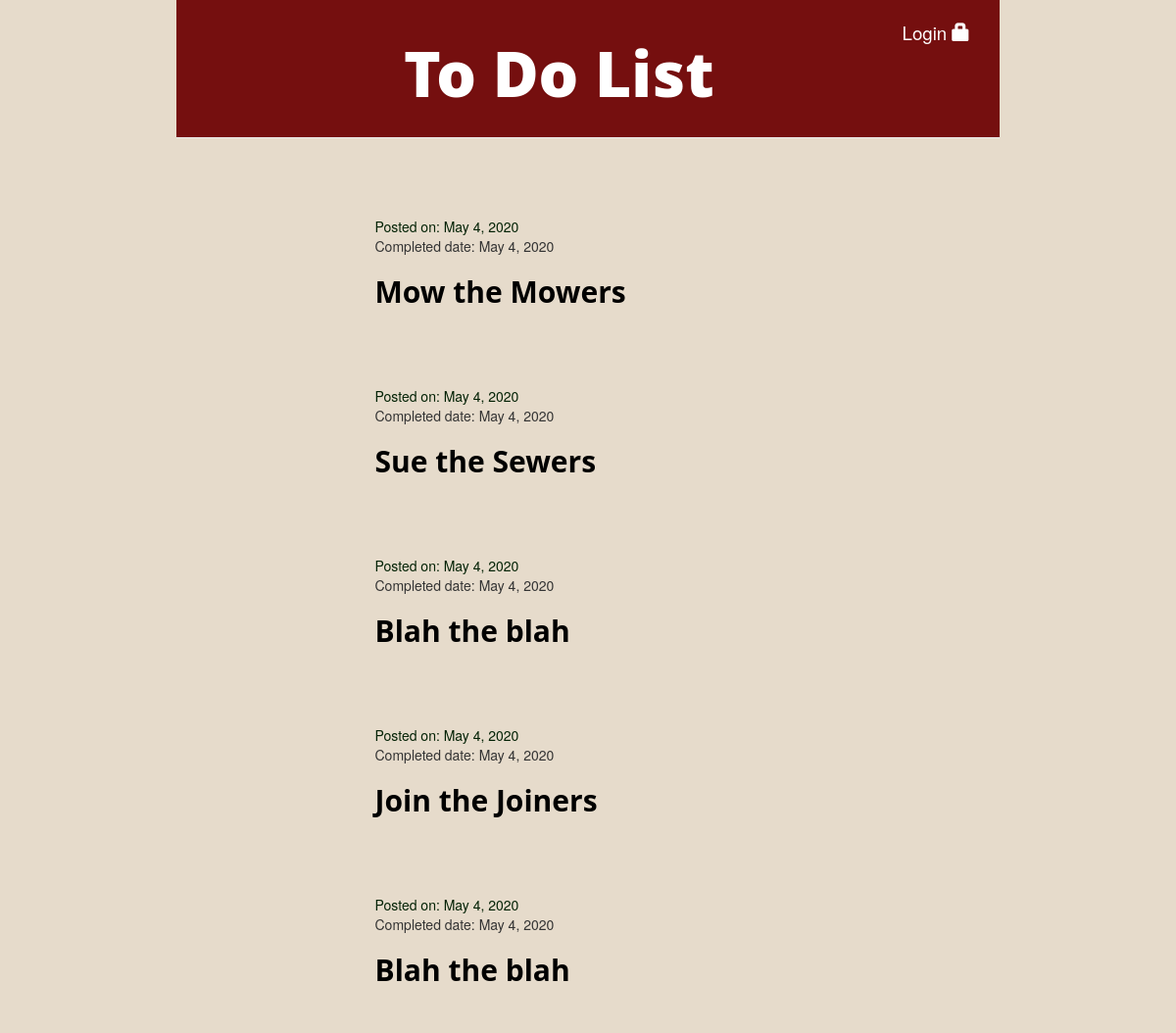
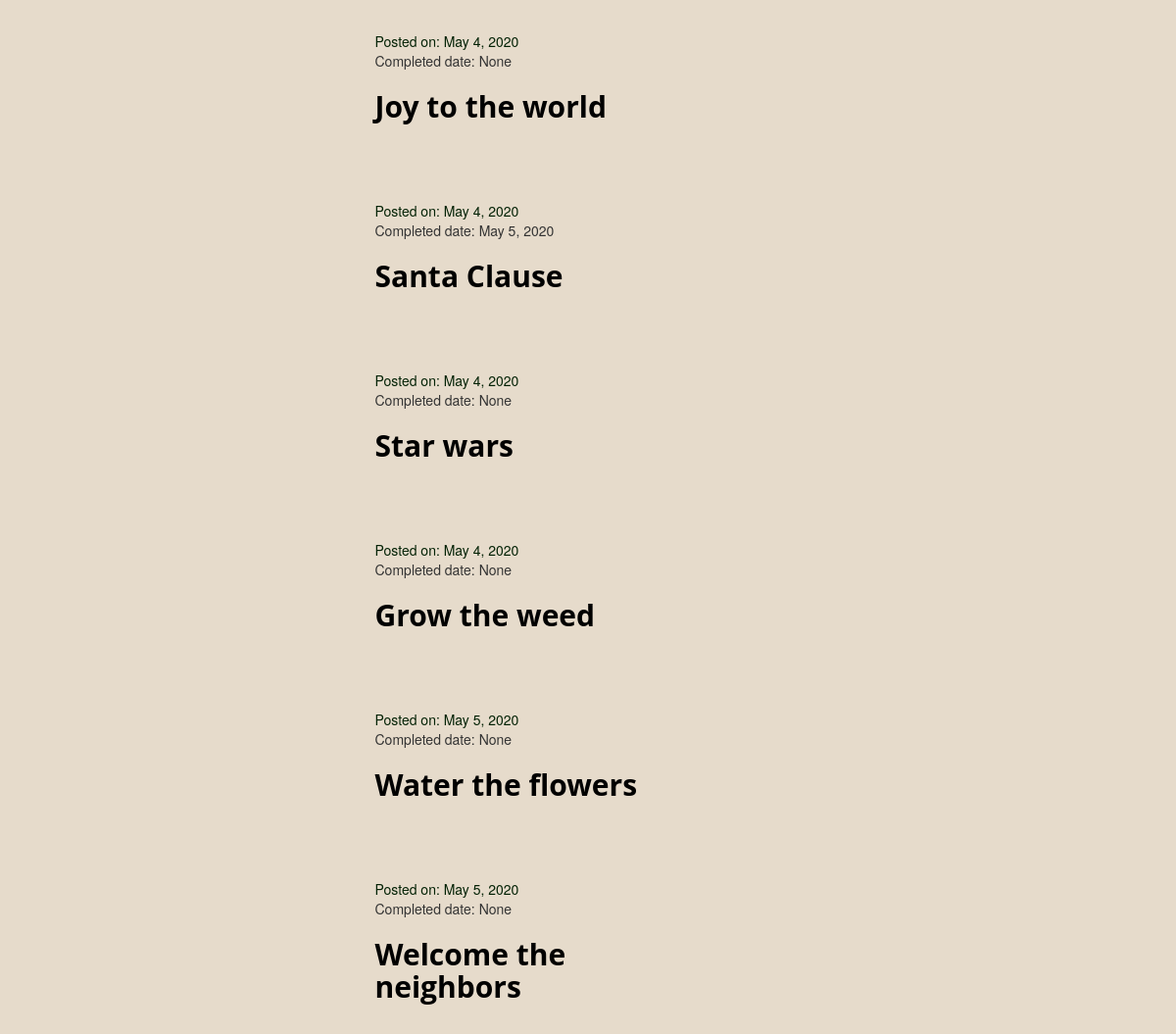
/, run on an earlier commit of the app's database (2 pictures, top to bottom).
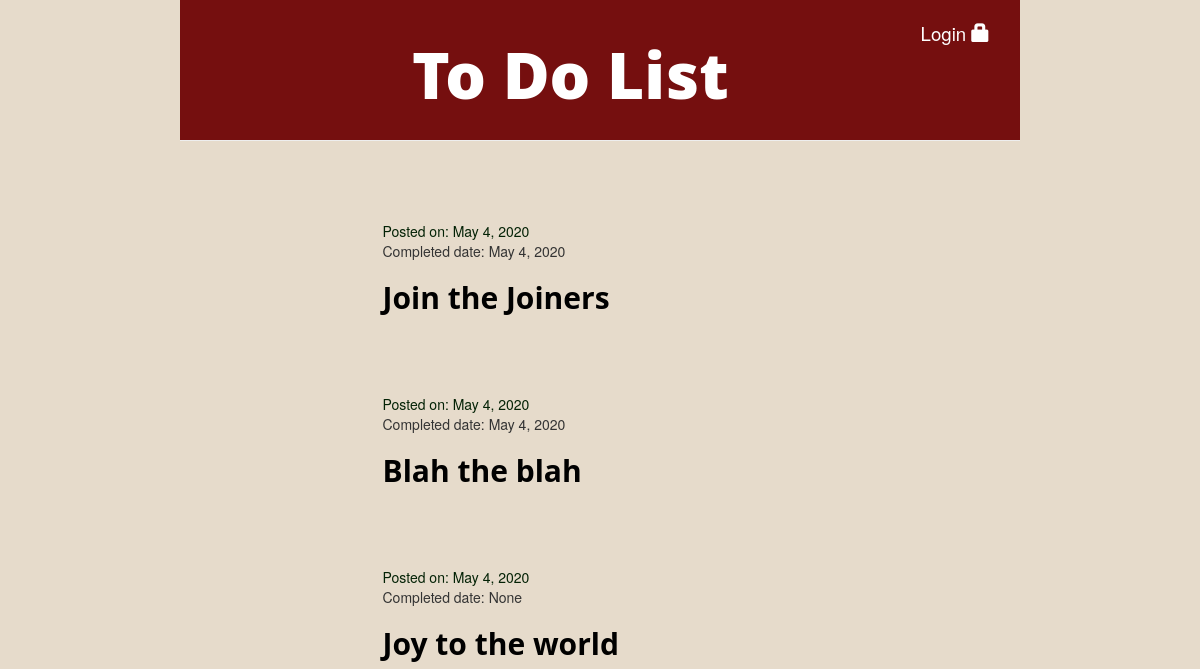
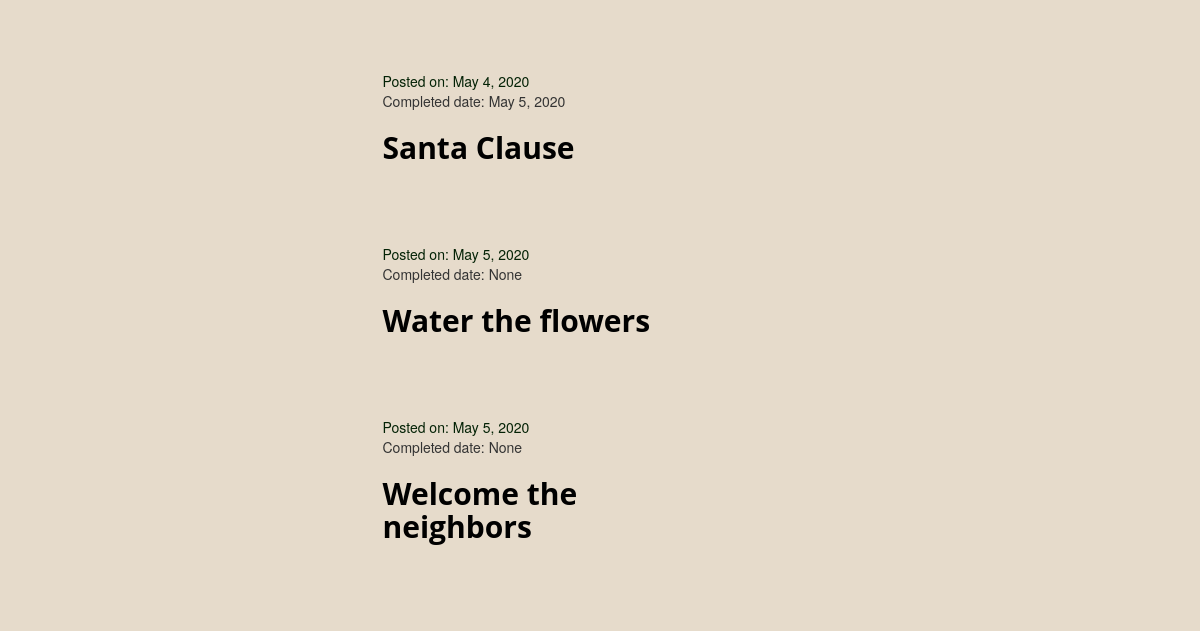
And on a later commit of the database (2 pictures, top to bottom).
### todoapp/models.py (models this page shows, shortened)
class Task(models.Model):
    posted_by = models.ForeignKey(settings.AUTH_USER_MODEL, on_delete=models.CASCADE, null=True)
    task_title = models.CharField(max_length=100)
    task_text = models.TextField()
    posted_date = models.DateField(default=timezone.now)
    checkbox = models.BooleanField(default=False)
    completed_date = models.DateField(blank=True, null=True)

### todoapp/views.py (the view)
# urls.py: path('', views.task_list, name='task_list'),
def task_list(request):
    tasks = Task.objects.filter(posted_date__lte=timezone.now()).order_by('posted_date')
    return render(request, 'todoapp/task_list.html', {'tasks': tasks})

### todoapp/templates/todoapp/task_list.html (shortened to what this page needs)
{% extends 'todoapp/base.html' %}
{% block content %}
{% for task in tasks %}
<div class='task-container'>
    <div class="task">
        <div class="date">Posted on: {{ task.posted_date }}</div>
        <p>Completed date: {{ task.completed_date }}</p>
        <h2><a href="{% url 'task_detail' pk=task.pk %}">{{ task.task_title }}</a></h2>
    </div>
</div>
{% endfor %}
{% endblock %}

### todoapp/templates/todoapp/base.html (shortened to what this page needs)
{% load static %}
<!DOCTYPE html>
<html lang="en">
    <head>
        <link rel="stylesheet" href="//maxcdn.bootstrapcdn.com/bootstrap/3.2.0/css/bootstrap.min.css">
        <link rel="stylesheet" href="//maxcdn.bootstrapcdn.com/bootstrap/3.2.0/css/bootstrap-theme.min.css">
        <link rel="stylesheet" href="{% static 'css/todo.css' %}">
    </head>
    <body>
        <div class="page-header">
            {% if user.is_authenticated %}
                <p class="top-menu">{{ user.username }} <small>(<a href="{% url 'logout' %}">Log out</a>)</small></p>
                /br
                /br
                <a href="{% url 'task_new' %}" class="top-menu"><span>Add New Task</span></a>
            {% else %}
                <a href="{% url 'login' %}" class="top-menu new-task">Login <span class="glyphicon glyphicon-lock"></span></a>
            {% endif %}
            <h1><a href="/">To Do List</a></h1>
        </div>
        <div class="content-container">
            <div class="row">
                {% block content %}
                {% endblock %}
                </div>
            </div>
    </body>
</html>

### todoapp/static/css/todo.css (style rules this page uses)
h1 a, h2 a { color: rgb(68, 41, 22); }
body { padding-left: 180px; padding-right: 180px; background-color: rgb(230, 219, 203); }
.page-header { background-color: rgb(117, 15, 15); margin-top: 0; padding: 20px 20px 20px 40px; text-align: center; }
.page-header h1, .page-header h1 a, .page-header h1 a:visited, .page-header h1 a:active { color: #ffffff; font-size: 48pt; font-weight: 900; text-decoration: none; }
.content-container { margin-top: 30px; margin-bottom: 30px; }
h1, h2, h3, h4 { font-family: 'Open Sans'; font-weight: bold; }
.date { color: #032205; }
.task-container { padding-top: 20px; padding-bottom: 20px; padding-left: 25%; padding-right: 40%; margin-top: 30px; margin-bottom: 30px; border-top: black; border-bottom: black; border-color: black; }
.top-menu, .top-menu:hover, .top-menu:visited { color: #ffffff; float: right; font-size: 14pt; margin-right: 10px; align-self: flex-end; }
.task { size: inherit; align-self: flex-start; border-top: black; border-bottom: black; }
.task h2 a, .task h2 a:visited { color: #000000; }
.row { size: 200px; }

What changed in the data, as far as the page shows it:
removed Task: posted_date "May 4, 2020", completed_date "May 4, 2020", task_title "Mow the Mowers"
removed Task: posted_date "May 4, 2020", completed_date "May 4, 2020", task_title "Sue the Sewers"
removed Task: posted_date "May 4, 2020", completed_date "May 4, 2020", task_title "Blah the blah"
removed Task: posted_date "May 4, 2020", completed_date "None", task_title "Star wars"
removed Task: posted_date "May 4, 2020", completed_date "None", task_title "Grow the weed"
